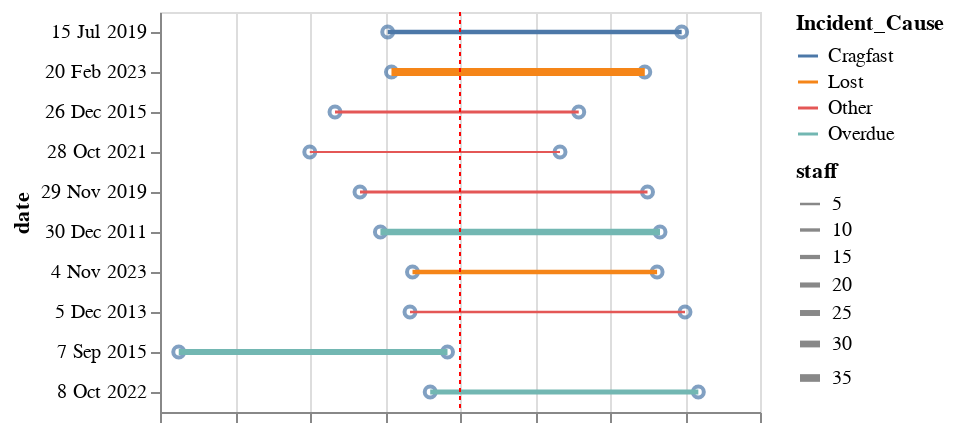

The notebook cell this image was saved under:
### Code cell
base = alt.Chart(data[['start_time', 'end_time', 'start_time_obj','end_time_calculate', 'staff', 'title', 'date', 'Incident_Cause']])
#axis=alt.Axis(title=None,labels=False)

chart_start = base.mark_point().encode(
    x = alt.X('yearmonthdatehoursminutes(start_time_obj):T', axis = alt.Axis(labels=False), scale=alt.Scale(domain=['1900-01-01T00:00:00', '1900-01-03T00:00:00'])
    ).title(None),
    y = alt.Y('date'),
    tooltip = [
            alt.Tooltip(field="start_time"),
            alt.Tooltip(field="end_time")    
        ],
)

chart_end = chart_start.encode(
    x = alt.X('yearmonthdatehoursminutes(end_time_calculate):T', axis = alt.Axis(labels=False), scale=alt.Scale(domain=['1900-01-01T00:00:00', '1900-01-03T00:00:00'])
).title(None),
    
)

chart_line = base.mark_rule().encode(
    x = alt.X('start_time_obj', axis = alt.Axis(labels=False)).title(None),
    y = alt.Y('date'),
    x2 = 'end_time_calculate',
    strokeWidth='staff:Q',
    color = 'Incident_Cause:N'
)

# mark the next day
rule = base.mark_rule(strokeDash=[2, 2]).encode(
    x=alt.datum(alt.DateTime(year=1900, month = 1, date = 2, hours = 0)),
    color=alt.value("red")
)

chart_start + chart_end + chart_line + rule

### Figure 1 — Vega-Lite specification as saved in the notebook (floating-point values rounded to 4 significant figures)
{"config": {"view": {"continuousWidth": 300, "continuousHeight": 300}}, "layer": [{"mark": {"type": "point"}, "encoding": {"tooltip": [{"field": "start_time"}, {"field": "end_time"}], "x": {"axis": {"labels": false}, "field": "start_time_obj", "scale": {"domain": ["1900-01-01T00:00:00", "1900-01-03T00:00:00"]}, "timeUnit": "yearmonthdatehoursminutes", "title": null, "type": "temporal"}, "y": {"field": "date", "type": "nominal"}}}, {"mark": {"type": "point"}, "encoding": {"tooltip": [{"field": "start_time"}, {"field": "end_time"}], "x": {"axis": {"labels": false}, "field": "end_time_calculate", "scale": {"domain": ["1900-01-01T00:00:00", "1900-01-03T00:00:00"]}, "timeUnit": "yearmonthdatehoursminutes", "title": null, "type": "temporal"}, "y": {"field": "date", "type": "nominal"}}}, {"mark": {"type": "rule"}, "encoding": {"color": {"field": "Incident_Cause", "type": "nominal"}, "strokeWidth": {"field": "staff", "type": "quantitative"}, "x": {"axis": {"labels": false}, "field": "start_time_obj", "title": null, "type": "temporal"}, "x2": {"field": "end_time_calculate"}, "y": {"field": "date", "type": "nominal"}}}, {"mark": {"type": "rule", "strokeDash": [2, 2]}, "encoding": {"color": {"value": "red"}, "x": {"datum": {"date": 2, "hours": 0, "month": 1, "year": 1900}}}}], "data": {"name": "data-3b40c4fee4ced1c2c00fa72a942c0552"}, "$schema": "https://vega.github.io/schema/vega-lite/v5.20.1.json", "datasets": {"data-3b40c4fee4ced1c2c00fa72a942c0552": [{"start_time": "18:13", "end_time": "17:44", "start_time_obj": "1900-01-01T18:13:00", "end_time_calculate": "1900-01-02T17:44:00", "staff": "18", "title": "Wastwater Screes – Mon 15th Jul 2019", "date": "15 Jul 2019", "Incident_Cause": "Cragfast"}, {"start_time": "16:00", "end_time": "15:00", "start_time_obj": "1900-01-01T16:00:00", "end_time_calculate": "1900-01-02T15:00:00", "staff": "8", "title": "Wastwater Screes – Fri 29th Nov 2019", "date": "29 Nov 2019", "Incident_Cause": "Other"}, {"start_time": "17:38", "end_time": "16:00", "start_time_obj": "1900-01-01T17:38:00", "end_time_calculate": "1900-01-02T16:00:00", "staff": "28", "title": "Piers Gill, Scafell Pike – Fri 30th Dec 2011", "date": "30 Dec 2011", "Incident_Cause": "Overdue"}, {"start_time": "20:00", "end_time": "18:00", "start_time_obj": "1900-01-01T20:00:00", "end_time_calculate": "1900-01-02T18:00:00", "staff": "6", "title": "Essex – Thu 5th Dec 2013", "date": "5 Dec 2013", "Incident_Cause": "Other"}, {"start_time": "01:30", "end_time": "23:00", "start_time_obj": "1900-01-01T01:30:00", "end_time_calculate": "1900-01-01T23:00:00", "staff": "24", "title": "Waberthwaite – Mon 7th Sep 2015", "date": "7 Sep 2015", "Incident_Cause": "Overdue"}, {"start_time": "21:37", "end_time": "19:04", "start_time_obj": "1900-01-01T21:37:00", "end_time_calculate": "1900-01-02T19:04:00", "staff": "20", "title": "Scafell Pike – Sat 8th Oct 2022", "date": "8 Oct 2022", "Incident_Cause": "Overdue"}, {"start_time": "18:31", "end_time": "14:47", "start_time_obj": "1900-01-01T18:31:00", "end_time_calculate": "1900-01-02T14:47:00", "staff": "37", "title": "Scafell Pike – Mon 20th Feb 2023", "date": "20 Feb 2023", "Incident_Cause": "Lost"}, {"start_time": "11:59", "end_time": "08:00", "start_time_obj": "1900-01-01T11:59:00", "end_time_calculate": "1900-01-02T08:00:00", "staff": "2", "title": "Scafell Pike – Thu 28th Oct 2021", "date": "28 Oct 2021", "Incident_Cause": "Other"}, {"start_time": "20:12", "end_time": "15:46", "start_time_obj": "1900-01-01T20:12:00", "end_time_calculate": "1900-01-02T15:46:00", "staff": "17", "title": "Great End – Sat 4th Nov 2023", "date": "4 Nov 2023", "Incident_Cause": "Lost"}, {"start_time": "14:00", "end_time": "09:30", "start_time_obj": "1900-01-01T14:00:00", "end_time_calculate": "1900-01-02T09:30:00", "staff": "7", "title": "York – Sat 26th Dec 2015", "date": "26 Dec 2015", "Incident_Cause": "Other"}]}}
